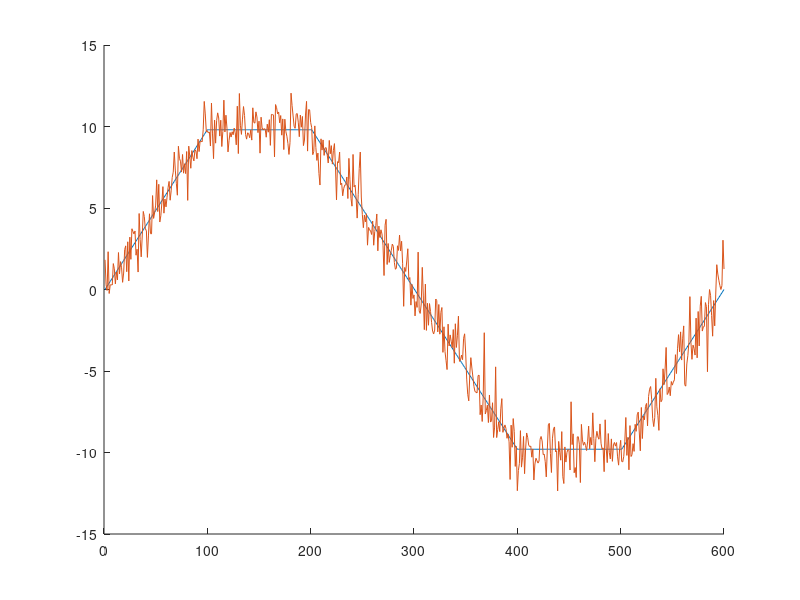
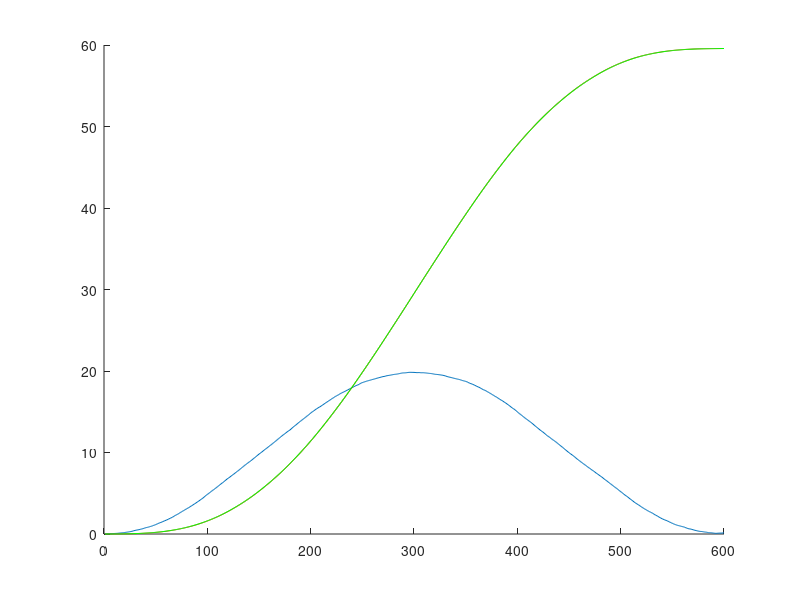

Here is the MATLAB script that generated these plots, in order:
%% heading
% created by Billy Phillips
% robo sub

%% House keeping
clear
clc
close all

%% filter 
order = 1;
filtCutOff = 0.1;
[b, a] = butter(order, filtCutOff, 'low');

%% set aceeleration
rampUp = linspace(0,9.8);
stedyHigh(1:100) = 9.8;
rampDown = linspace(9.8,-9.8,200);
stedyLow(1:100) = -9.8;
rampUp2 = linspace(-9.8,0);

acc = [rampUp,stedyHigh,rampDown,stedyLow,rampUp2];

%% add noise

snr = 0.00001;
accnoise = awgn(acc, snr);

%% plot accleration

figure()
hold;
plot(acc)
plot(accnoise);

%%  integrate into vel
vel = cumtrapz(acc)/100;
velnoise = cumtrapz(accnoise)/100;

velfilt =  filtfilt(b,a,velnoise);

figure();
hold;
plot(velnoise);

%%  integrate into pos

pos = cumtrapz(velnoise)/100;
posfilt = cumtrapz(velfilt)/100;
posfilt =  filtfilt(b,a,posfilt);
plot(pos);
plot(posfilt, 'g');






